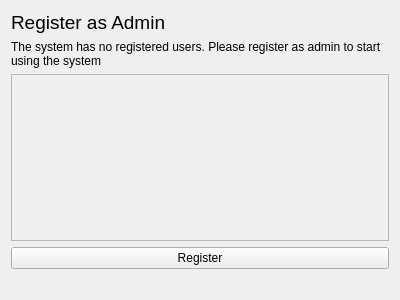
<?xml version="1.0" encoding="UTF-8"?>
<ui version="4.0">
 <class>Form</class>
 <widget class="QWidget" name="Form">
  <property name="geometry">
   <rect>
    <x>0</x>
    <y>0</y>
    <width>400</width>
    <height>300</height>
   </rect>
  </property>
  <property name="windowTitle">
   <string>Form</string>
  </property>
  <layout class="QVBoxLayout" name="verticalLayout">
   <item>
    <widget class="QLabel" name="label_2">
     <property name="font">
      <font>
       <pointsize>14</pointsize>
      </font>
     </property>
     <property name="text">
      <string>Register as Admin</string>
     </property>
    </widget>
   </item>
   <item>
    <widget class="QLabel" name="label">
     <property name="text">
      <string>The system has no registered users. Please register as admin to start using the system</string>
     </property>
     <property name="wordWrap">
      <bool>true</bool>
     </property>
    </widget>
   </item>
   <item>
    <widget class="QScrollArea" name="scrollArea">
     <property name="widgetResizable">
      <bool>true</bool>
     </property>
     <widget class="QWidget" name="scrollAreaWidgetContents">
      <property name="geometry">
       <rect>
        <x>0</x>
        <y>0</y>
        <width>380</width>
        <height>151</height>
       </rect>
      </property>
      <layout class="QVBoxLayout" name="scrollLayout"/>
     </widget>
    </widget>
   </item>
   <item>
    <widget class="QPushButton" name="submitButton">
     <property name="text">
      <string>Register</string>
     </property>
    </widget>
   </item>
   <item>
    <widget class="QLabel" name="waitLabel">
     <property name="styleSheet">
      <string notr="true">color:green;</string>
     </property>
     <property name="text">
      <string/>
     </property>
     <property name="alignment">
      <set>Qt::AlignCenter</set>
     </property>
    </widget>
   </item>
  </layout>
 </widget>
 <resources/>
 <connections/>
</ui>
